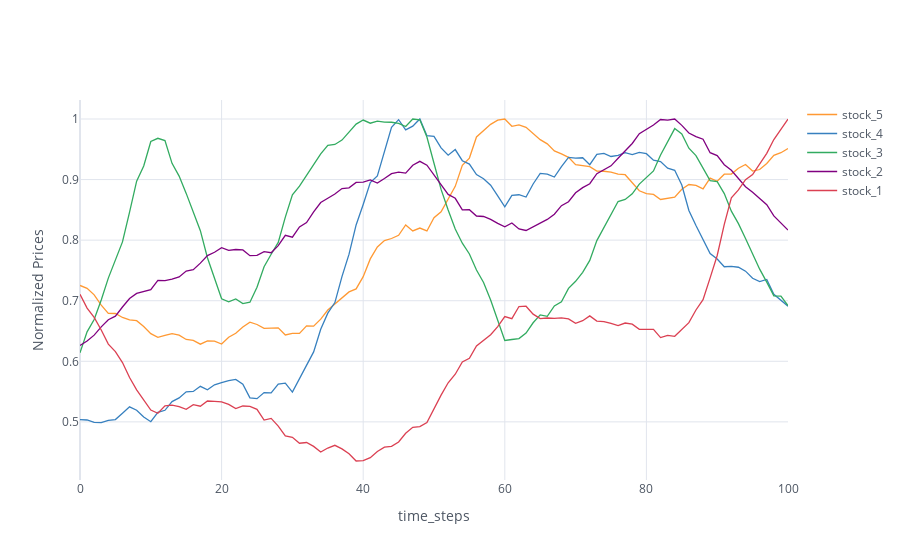

The cell this chart's notebook holds for it:
### Code cell
starting_time = datetime(year=1995, month=1, day=1, hour=10) + relativedelta(hours=0)
ending_time = starting_time + relativedelta(hours=250)

cf.go_offline()
cf.set_config_file(world_readable=True, theme="white")

buffer = SimulatedStockBuffer.objects.select_related("stock").order_by("captured_at").filter(
    Q(captured_at__gte = starting_time)
    & Q(captured_at__lte = ending_time)
).all()

price_variations = {}
for snapshot in buffer:
    if snapshot.stock.name not in price_variations:
        price_variations[snapshot.stock.name] = []
    price_variations[snapshot.stock.name].append(snapshot.price_snapshot)

# print(price_variations)
for stck_name in price_variations:
    price_snaps = price_variations[stck_name]
    price_array = np.array(price_snaps)
    max_price = max(price_array)
    normalized_snaps = price_array/max_price
    price_variations[stck_name] = normalized_snaps

    

stock_names = list(price_variations.keys())


# print(price_variations)
df_regret_comparisons = pd.DataFrame(price_variations)
df_regret_comparisons.iplot(
    xTitle='time_steps',
    yTitle='Normalized Prices'
)
